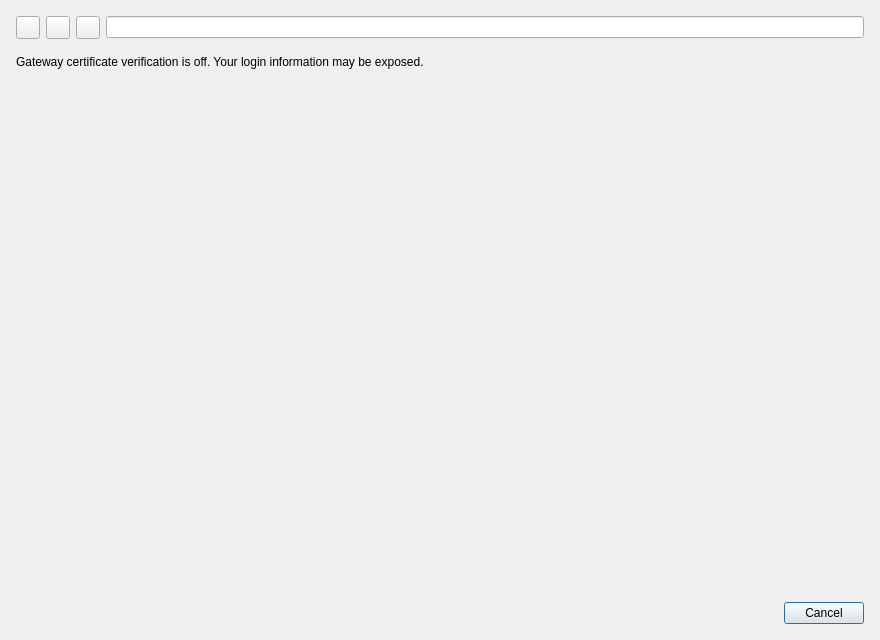
<?xml version='1.0' encoding='utf-8'?>
<ui version="4.0">
 <class>SsoLoginWebView</class>
 <widget class="QDialog" name="SsoLoginWebView">
  <property name="geometry">
   <rect>
    <x>0</x>
    <y>0</y>
    <width>880</width>
    <height>640</height>
   </rect>
  </property>
  <property name="windowTitle">
   <string>School sign-in</string>
  </property>
  <layout class="QVBoxLayout" name="_2">
   <item>
    <widget class="QWidget" name="navigationWidget" native="true">
     <layout class="QHBoxLayout">
      <property name="leftMargin">
       <number>0</number>
      </property>
      <property name="topMargin">
       <number>0</number>
      </property>
      <property name="rightMargin">
       <number>0</number>
      </property>
      <property name="bottomMargin">
       <number>0</number>
      </property>
      <item>
       <widget class="QToolButton" name="backButton">
        <property name="toolTip">
         <string>Back</string>
        </property>
        <property name="text">
         <string />
        </property>
        <property name="accessibleName">
         <string>Back</string>
        </property>
       </widget>
      </item>
      <item>
       <widget class="QToolButton" name="forwardButton">
        <property name="toolTip">
         <string>Forward</string>
        </property>
        <property name="text">
         <string />
        </property>
        <property name="accessibleName">
         <string>Forward</string>
        </property>
       </widget>
      </item>
      <item>
       <widget class="QToolButton" name="reloadButton">
        <property name="toolTip">
         <string>Reload</string>
        </property>
        <property name="text">
         <string />
        </property>
        <property name="accessibleName">
         <string>Reload</string>
        </property>
       </widget>
      </item>
      <item>
       <widget class="QLineEdit" name="addressLineEdit">
        <property name="accessibleName">
         <string>Page address</string>
        </property>
       </widget>
      </item>
     </layout>
    </widget>
   </item>
   <item>
    <widget class="QLabel" name="tlsWarningLabel">
     <property name="visible">
      <bool>false</bool>
     </property>
     <property name="text">
      <string>Gateway certificate verification is off. Your login information may be exposed.</string>
     </property>
     <property name="wordWrap">
      <bool>true</bool>
     </property>
     <property name="warning" stdset="0">
      <bool>true</bool>
     </property>
    </widget>
   </item>
   <item>
    <widget class="QLabel" name="navigationWarningLabel">
     <property name="visible">
      <bool>false</bool>
     </property>
     <property name="wordWrap">
      <bool>true</bool>
     </property>
     <property name="warning" stdset="0">
      <bool>true</bool>
     </property>
    </widget>
   </item>
   <item>
    <widget class="QWidget" name="browserHost">
     <property name="sizePolicy">
      <sizepolicy hsizetype="Expanding" vsizetype="Expanding">
       <horstretch>0</horstretch>
       <verstretch>0</verstretch>
      </sizepolicy>
     </property>
     <layout class="QVBoxLayout" name="browserLayout">
      <property name="leftMargin">
       <number>0</number>
      </property>
      <property name="topMargin">
       <number>0</number>
      </property>
      <property name="rightMargin">
       <number>0</number>
      </property>
      <property name="bottomMargin">
       <number>0</number>
      </property>
     </layout>
    </widget>
   </item>
   <item>
    <widget class="QDialogButtonBox" name="dialogButtonBox">
     <property name="orientation">
      <enum>Qt::Orientation::Horizontal</enum>
     </property>
     <property name="standardButtons">
      <set>QDialogButtonBox::StandardButton::Cancel</set>
     </property>
    </widget>
   </item>
   <property name="spacing">
    <number>16</number>
   </property>
   <property name="leftMargin">
    <number>16</number>
   </property>
   <property name="rightMargin">
    <number>16</number>
   </property>
   <property name="topMargin">
    <number>16</number>
   </property>
   <property name="bottomMargin">
    <number>16</number>
   </property>
  </layout>
 </widget>
 <resources />
 <connections>
  <connection>
   <sender>dialogButtonBox</sender>
   <signal>rejected()</signal>
   <receiver>SsoLoginWebView</receiver>
   <slot>reject()</slot>
   <hints>
    <hint type="sourcelabel">
     <x>479</x>
     <y>619</y>
    </hint>
    <hint type="destinationlabel">
     <x>479</x>
     <y>319</y>
    </hint>
   </hints>
  </connection>
 </connections>
</ui>
